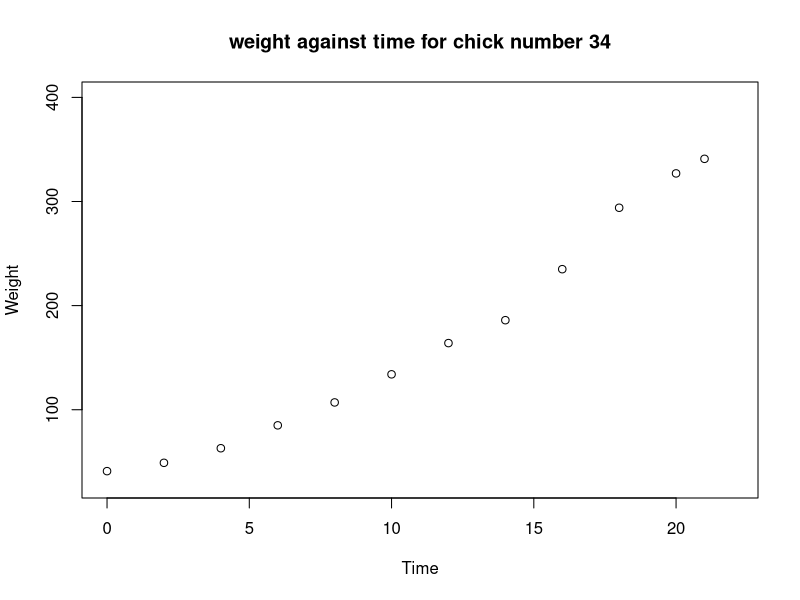
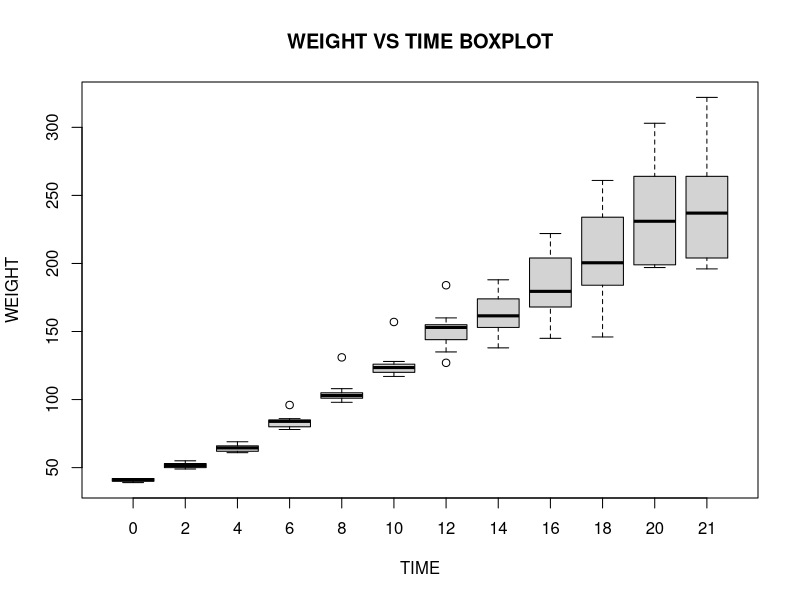
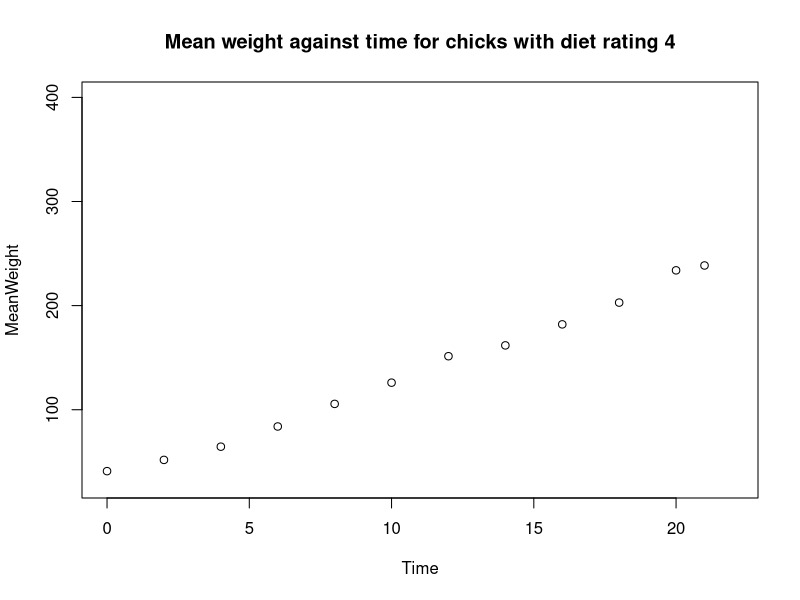
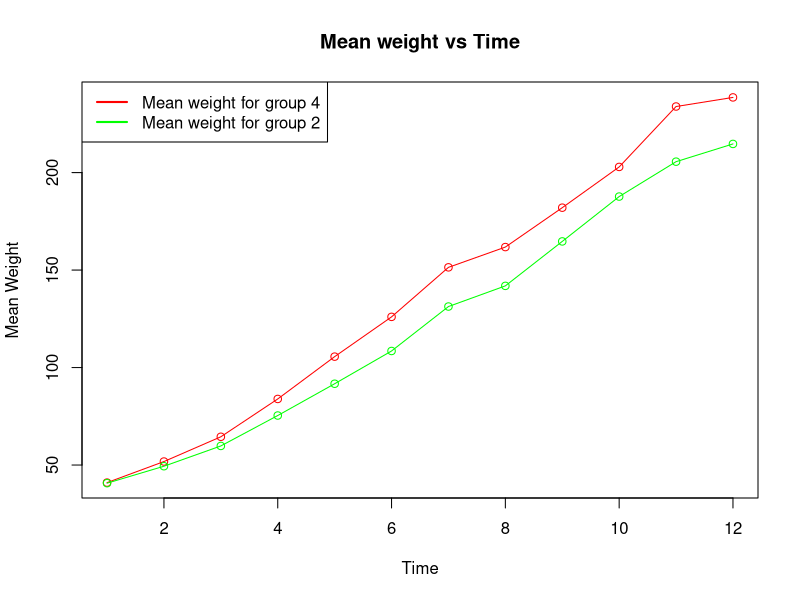

Here is the R script that generated these plots, in order:
df=ChickWeight
#a)construct weight vs time fro chock 34
x<-split(df,df$Chick)
newdf=x['34']
newdf=as.data.frame(newdf)
plot(newdf$X34.Time,newdf$X34.weight,ylim=c(30,400),xlim=c(0,22),xlab='Time',ylab = 'Weight',main= 'weight against time for chick number 34')

x1<-split(df,df$Diet)
diet_df=x1['4']
diet_df=as.data.frame(diet_df)
boxplot(X4.weight ~ X4.Time, data= diet_df, xlab = "TIME", ylab = "WEIGHT", main = "WEIGHT VS TIME BOXPLOT")


df_mean_wt=aggregate(diet_df[,1],list(diet_df$X4.Time),mean)
colnames(df_mean_wt)<-c("Time","MeanWeight4")
df_mean_wt
plot(df_mean_wt$Time,df_mean_wt$MeanWeight,ylim=c(30,400),xlim=c(0,22),xlab='Time',ylab = 'MeanWeight',main= 'Mean weight against time for chicks with diet rating 4')



diet2_df=x1['2']
diet2_df=as.data.frame(diet2_df)
df_mean_wt2=aggregate(diet2_df[,1],list(diet2_df$X2.Time),mean)
df_mean_wt2
df_mean_wt$MeanWeight2=c(df_mean_wt2$x)
df_mean_wt
y1_val=c(df_mean_wt$MeanWeight4)
y2_val=c(df_mean_wt$MeanWeight2)
plot(y1_val,type="o",col="red",xlab="Time",ylab="Mean Weight",main="Mean weight vs Time")
lines(y2_val,type="o",col="green")


legend("topleft",legend = c("Mean weight for group 4","Mean weight for group 2"),lwd=2,col=c("red","green"))




